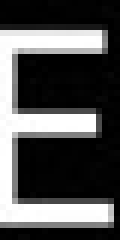
//> input picture R-字符/E.jpg, 20 x 40 px, given in place of car.jpg, which was not available (shown 6 times larger)
$ ./main   (built with g++ and OpenCV 4)
//> lines starting //> are read from the running program, lines starting //| are printed output that depends on the picture; after the words box and inside, x2 and y2 are one past the last pixel; in counts of white or black regions, pixels touching at a corner belong together; pictures that were not available may be replaced by others from this repository, and a replacement may not be noted
#include <opencv2/core/core.hpp>
#include <opencv2/highgui/highgui.hpp>
#include <opencv2/imgproc/imgproc.hpp>
#include <iostream>
#include <stdio.h>
#include <sys/time.h>
using namespace cv;
using namespace std;

#include <stdlib.h>
#include <errno.h>
#include <string.h>
#include <sys/types.h>
#include <netinet/in.h>
#include <sys/socket.h>
#include <sys/wait.h>
#include <arpa/inet.h>
#include <unistd.h>
#define SERVPORT 3333
#define MAXDATASIZE 100
#define SERVER_IP "127.0.0.1"

typedef struct MyMessage{
    int ID;
    char info[256];
}MyMessage,*pMyMessage;


////////////////////////////////////////////////////////////////////////////////////////////////////////////////////////////////////////////////
//\B3\B5\C5\C6\C2\D6\C0\AA\CD\E2\BDӾ\D8\D5\F3ɸѡ\BA\AF\CA\FD
bool imgVerifySizes(Rect mr,int d,int u)
  {
      float error = 0.5;//aspect\D4\CA\D0\ED\B5\C4ƫ\B2\EE\C2\CA(errorԽСҪ\C7\F3Խ\D1ϸ\F1)
      float aspect = 4;//\BE\D8\D0εĳ\A4\BF\ED\B1\C8
      float high=d-u;
	//\B8Ľ\F8\CB㷨\A3\AC\C3\E6\BB\FD\B2\C9\D3\C3\D0\C2\D4\F6\B5ļ\EC\B2\E2\D0\D0\C1\D0֮\BC\E4\B5Ĳ\EE\BE࣬\B3\CB\D2\D4\CBı\B6\B4\F3ԼΪ\B3\B5\C5\C6
     int min= 0.5*4*high*high; //\D4\CA\D0\ED\B5\C4\D7\EEС\BE\D8\D0\CE\C3\E6\BB\FD\A3\AC\B5\A5λ\CA\C7\CF\F1\CBأ\AC44*14*5=3080
     int max= 1.5*4*high*high; //\D4\CA\D0\ED\B5\C4\D7\EE\B4\F3\BE\D8\D0\CE\C3\E6\BB\FD\A3\AC44*14*30=18408
     float rmin= aspect-aspect*error;//\D4\CA\D0\ED\B5\C4\D7\EEС\B3\A4\BF\ED\B1ȣ\AC4*0.8=3.2
     float rmax= aspect+aspect*error;//\D4\CA\D0\ED\B5\C4\D7\EE\B4󳤿\ED\B1ȣ\AC4*1.2=4.8

     int area= mr.height * mr.width;//\C2\D6\C0\AA\BE\D8\D0ε\C4ʵ\BC\CA\C3\E6\BB\FD
     float r = (float)mr.width / (float)mr.height;//\C2\D6\C0\AA\BE\D8\D0ε\C4ʵ\BCʳ\A4\BF\ED\B1\C8

     if(r < 1)//\C8\E7\B9\FB\B3\A4\BF\ED\B1\C8С\D3\DA1\A3\AC\BD\AB\B3\A4\D3\EB\BF\ED\BB\A5\B5\F7һ\CF\C2
     {
         r= (float)mr.height / (float)mr.width;
     }

     if(( area < min || area > max ) || ( r < rmin || r > rmax ))//\C3\E6\BB\FD\BAͳ\A4\BF\ED\B1ȱ\D8\D0\EBͬʱ\C2\FA\D7\E3Ҫ\C7\F3
     {
         return false;
     }
     else
     {
         return true;
     }
}


////////////////////////////////////////////////////////////////////////////////////////////////////////////////////////////////////////////////
//\D7ַ\FB\C2\D6\C0\AA\CD\E2\BDӾ\D8\D5\F3ɸѡ\BA\AF\CA\FD
bool roiVerifySizes(Rect mr, Mat roi)
  {
      float error = 0.6;//aspect\D4\CA\D0\ED\B5\C4ƫ\B2\EE\C2\CA(errorԽСҪ\C7\F3Խ\D1ϸ\F1)
      float aspect = 1.8;//\BE\D8\D0εĳ\A4\BF\ED\B1\C8
     //int min= 100; //\D4\CA\D0\ED\B5\C4\D7\EEС\BE\D8\D0\CE\C3\E6\BB\FD\A3\AC\B5\A5λ\CA\C7\CF\F1\CBأ\AC35*20*0.8=560
     //int max= 1000; //\D4\CA\D0\ED\B5\C4\D7\EE\B4\F3\BE\D9\D0\D0\C3\E6\BB\FD\A3\AC35*20*1.2=840
     float rmin= aspect-aspect*error;//\D4\CA\D0\ED\B5\C4\D7\EEС\B3\A4\BF\ED\B1ȣ\AC4*0.7=2.8
     float rmax= aspect+aspect*error;//\D4\CA\D0\ED\B5\C4\D7\EE\B4󳤿\ED\B1ȣ\AC4*1.3=5.2

     int area= mr.height * mr.width;//\C2\D6\C0\AA\BE\D8\D0ε\C4ʵ\BC\CA\C3\E6\BB\FD
     float r = (float)mr.width / (float)mr.height;//\C2\D6\C0\AA\BE\D8\D0ε\C4ʵ\BCʳ\A4\BF\ED\B1\C8

     if(r < 1)//\C8\E7\B9\FB\B3\A4\BF\ED\B1\C8С\D3\DA1\A3\AC\BD\AB\B3\A4\D3\EB\BF\ED\BB\A5\B5\F7һ\CF\C2
     {
         r= (float)mr.height / (float)mr.width;
     }

     if( mr.height < (0.8*roi.rows ) || mr. width < 4 )//\C9\E1\C6\FAԭ\B7\BD\B7\A8\A3\AC\D2\F2Ϊԭ\B7\BD\B7\A8\B5ľ\D6\CF\DE\D0Էǳ\A3\B4󣬲\BB\C4\DCʶ\B1\F01\A3\A8\B3\A4\BF\ED\B1Ⱥ\CD\C3\E6\BB\FD\B6\BC\B2\BB\B4\EF\B1꣩\A3\AC\B6\F8\C7\D2\C8\DD\D2ױ\BB\B8\C9\C8ţ\AC\BC\F2\BB\AF\D4\CB\CB\E3\B9\FD\B3̣\AC\B4\F3\D3\DAroi\B5\C40.8\B1\B6\BC\B4\BF\C9
//\C3\E6\BB\FD\BAͳ\A4\BF\ED\B1ȱ\D8\D0\EBͬʱ\C2\FA\D7\E3Ҫ\C7\F3
     {
         return false;
     }
     else
     {
         return true;
     }
}

int main(int argc, char* argv[]){


////////////////////////////////////////////////////////////////////////////////////////////////////////////////////////////////////////////////
//\B3\B5\C5ƶ\A8λ\B2\BF\B7\D6
//\BC\C6ʱ\B3\F5ʼ\BB\AF
   char hello[6];
  // [13 lines of commented-out code are left out]
	Mat img=imread("car.jpg");
//> img is the input picture: 40 rows x 20 cols, CV_8UC3; min 0, max 255, mean 80.6
	Mat img_gray;
	Mat img_resize=Mat::zeros(640,480,CV_8UC3);//\CFȶԴ\F3С\BD\F8\D0\D0\CF\DE\D6\C6,\CC\E1\B8\DF\D4\CB\D0\D0\CBٶ\C8
	resize(img, img_resize, img_resize.size());
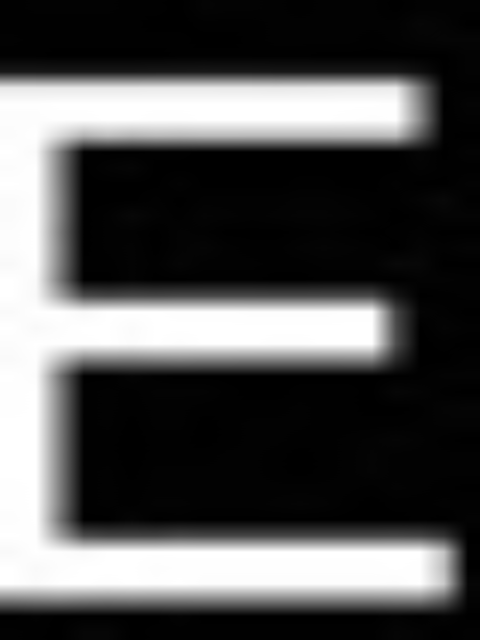
//> img_resize: 640 rows x 480 cols, CV_8UC3; min 0, max 255, mean 80.5
	imshow("img_resize", img_resize);
	cvtColor(img_resize, img_gray, CV_BGR2GRAY);
	Mat img_blur;
	blur(img_gray, img_blur, Size(5,5));
	Mat img_sobel;
	Sobel(img_blur, img_sobel, CV_8U, 1, 0, 3, 1, 0, BORDER_DEFAULT);
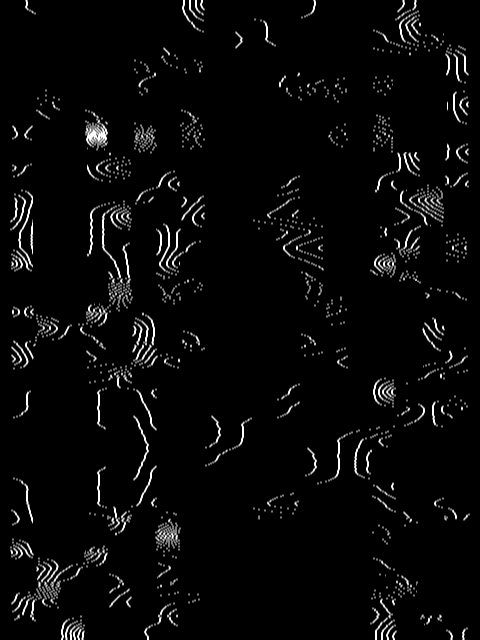
//> img_sobel: 640 rows x 480 cols, CV_8UC1; min 0, max 4, mean 0.135; drawn with min black and max white
	imshow("img_sobel",img_sobel);
	Mat img_threshold;
	threshold(img_sobel, img_threshold, 0, 255, CV_THRESH_OTSU+CV_THRESH_BINARY);
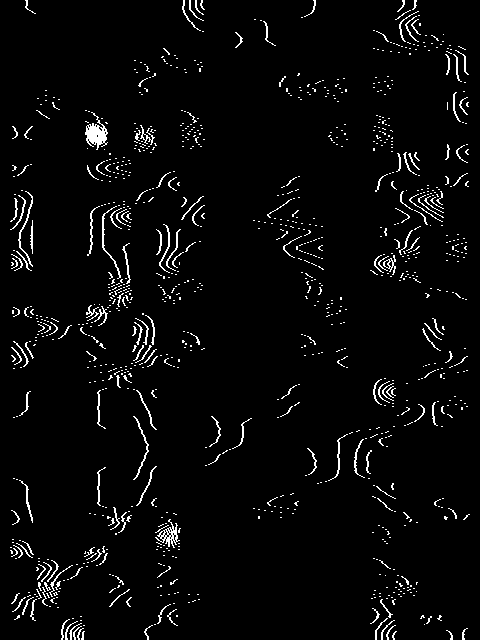
//> img_threshold: 640 rows x 480 cols, CV_8UC1; 3.5% white in thin lines or dots
	imshow("img_threshold",img_threshold);//\B6\D4\C6\E4\BD\F8\D0б\DF\D1ؼ\EC\B2⣬\B2\A2\C7Ҷ\FEֵ\BB\AF
	//\D7\D4\D4\F6\B8Ľ\F8\B2\BF\B7֣\ACĿ\B5\C4\D4\DA\D3ھ\DB\C0\E0\CB\E3\B3\F6\C1\AC\D0\F8\B5ı\DF\D1\D8\CC\F8\B1\E4\B4\CE\CA\FD\B7ḻ\B5\C4\C7\F8\D3\F2
	int height,width;
	height=img_threshold.rows;
//> height = 640
	width=img_threshold.cols;
//> width = 480
	int m,x,y;
	m=0;
	int a[height];
	int b[height];
	int tag;
	for(x=height;x>=1;x--)//\8F\C4\CF\C2\CD\F9\C9\CF
	{
 	tag=0;
 	for(y=1;y<width;y++)
   	  {
    	   if(img_threshold.at<uchar>(x,y)!=img_threshold.at<uchar>(x,y+1))// \B1\DF\D1ؼ\EC\B2\E2
     	   {
    		 tag=tag+1;
    	   }
   	  }
	if(tag>24)
	  {
	   a[m]=x;
	   m=m+1;
	  }
	}
//> this loop made 640 passes
//> tag on passes 1 to 3: 0, 26, 26
//> after the loop, tag = 16; m = 85
	int n=1;
	for(m=1;m<height-1;m++)
	 {
    	  if(a[m]-a[m+1]!=1 && a[m+1]-a[m+2]==1)//\CC\F8\B1\E4\B4\F3\D3\DA24\B5\C4\C9ϱ\DF\D1\D8
       		{
		b[n]=a[m+1];//\C6\E6\CA\FD\BC\C7¼\D7\F8\B1\EA
       		 b[n+1]=1;//ż\CA\FD\BC\C6\CA\FD
      		}
	  if(m!=1 && a[m]-a[m+1]==1 && a[m+1]-a[m+2]==1)//һֱ\CC\F8\B1䶼\B4\F3\D3\DA24\C7ҷǵ\DAһ\D7\E9
      		 {
		b[n+1]=b[n+1]+1;//\BC\C6\CA\FD
       		}
    	 if(m==1 && a[m]-a[m+1]==1 && a[m+1]-a[m+2]==1)//һֱ\B4\F3\D3\DA24\C7\D2Ϊ\B5\DAһ\D0\D0
       		{
		b[n]=a[m];
        	b[n+1]=2;
       		}
   	 if(a[m]-a[m+1]==1 && a[m+1]-a[m+2]!=1)//\CC\F8\B1\E4\B4\F3\D3\DA24\B5\C4\CF\C2\D1\D8
      		 {
		b[n+1]=b[1,n+1]+1;
        	n=n+2;//\C7л\BB\B5\BD\CF\C2һ\D7\E9
       		}
	}
//> after the loop, n = 17
	int i;
	int flag,temp,d,u;
	flag=0;
	temp=0;
	for(n=2;n<=height;n+=2)
  	{
  	  if(b[1,n]>20 && flag==0)//Ѱ\D5Ҵ\F3\D3\DA20\B4\CE\CC\F8\B1\E4\B5ą^\D3\F2\A3\AC\C8\E7\B9\FB\D3У\AC\84t\D5J\9E\E9\CA\C7܇\C5\C6
      		 {
		temp=n;flag=1;
      		 }
 	  }
//> after the loop, temp = 10; flag = 1
	if(temp==0)
    	{
	u=b[1];
    	d=u-b[2];
     	u=u+10;
    	d=d-10;
    	}
	else
   	 {
   	 // [4 lines of commented-out code are left out]
     	u=b[temp-1]+15;
//> u = 283
	d=u-b[temp]-20;//\B7ſ\ED\C3\C5\CF\DE
//> d = 232
   	 }
	cv::Mat roi_row;
	roi_row = img_threshold(cv::Range(d,u),cv::Range(1,width-1));
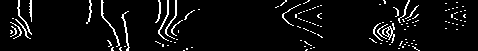
//> roi_row: 51 rows x 478 cols, CV_8UC1; 5.5% white in thin lines or dots
	cv::Mat roi_row_disp;
	roi_row_disp=img_resize(cv::Range(d,u),cv::Range(1,width-1));
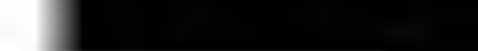
//> roi_row_disp: 51 rows x 478 cols, CV_8UC3; min 0, max 255, mean 33
	cv::imshow("roi_row",roi_row);
	//\D7\D4\D4\F6\CD\EA\B1\CF
	Mat img_close;
	Mat element = getStructuringElement(MORPH_RECT, Size(17, 3) );
	morphologyEx(roi_row, img_close, CV_MOP_CLOSE, element);
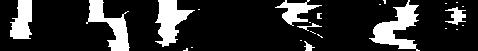
//> img_close: 51 rows x 478 cols, CV_8UC1; 18.1% white; 24 white regions (15 under 20 px)
	imshow("img_close",img_close);//\B6\D4ͼ\CF\F1\BD\F8\D0бղ\D9\D7\F7
	Mat img_close2 = img_close.clone();
	vector< vector< Point> > img_contours; //\B4\E6\B7\C5\C2\D6\C0\AA\B5\C4\CF\F2\C1\BF
	findContours(img_close2,
           img_contours,
           CV_RETR_EXTERNAL,
           CV_CHAIN_APPROX_NONE);
//> img_contours = 24 contours, 16 with area under 20; largest, box (x1, y1, x2, y2) and area: (369, 0, 420, 51) 970, (155, 0, 195, 47) 843, (86, 0, 130, 51) 794, (10, 0, 32, 39) 574, (275, 0, 322, 26) 401, (445, 7, 466, 25) 136, (304, 41, 315, 51) 34, (297, 23, 322, 31) 25
	Mat img_showcontours;
	roi_row_disp.copyTo(img_showcontours);
	drawContours(img_showcontours,img_contours,-1,Scalar(0,255,0),2);
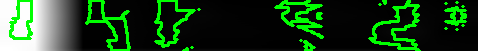
//> img_showcontours: 51 rows x 478 cols, CV_8UC3; 13.89% of pixels changed, all inside (x1, y1, x2, y2) = (9, 0, 467, 51)
	//\D4\DAimg_showcontours\D6л\AD\B3\F6\CB\F9\D3е\C4\C2\D6\C0\AA\A3\ACScalar(0,255,0)\B4\FA\B1\ED\C2\CCɫ
	imshow("img_showcontours",img_showcontours);//\D3\C3\D3\DA\CF\D4ʾ\CB\F9\D3\D0\C2\D6\C0\AA

	Mat img_result; //\D3\C3\D3\DA\CF\D4ʾɸѡ\BA\F3\B5\C4\C2\D6\C0\AA\BE\D8\D0\CE
	roi_row_disp.copyTo(img_result);
	vector<vector<Point> >::iterator img_itc= img_contours.begin();  //\B6\A8\D2\E5һ\B8\F6\B5\FC\B4\FA\C6\F7
	vector<Rect> img_rects;
    while (img_itc!=img_contours.end())
	{
         Rect img_mr= boundingRect(Mat(*img_itc));//\BB\AD\D7\EE\B4\F3\CD\E2\BD\D3\D5\FD\B7\BD\D0\CE
         if( !imgVerifySizes(img_mr,d,u))//\B2\E2\CA\D4\CAǷ\F1\C2\FA\D7㳤\BF\ED\B1\C8\C0\FD
	  {
           img_itc= img_contours.erase(img_itc);
          }
	else
	  {
           ++img_itc;
           img_rects.push_back(img_mr);
	   rectangle(img_result, img_mr, Scalar(0,255,0));//\D4\DAͼƬ\C9ϻ\AD\B3\F6ѡ\D6е\C4\C1\AAͨ\D3\F2
          }
	}
//> this loop made 24 passes
//> (img_mr, area in imgVerifySizes) on passes 3, 5, 10, 12, 14, 19, 21, 22, 23, 24: (Rect(304, 41, 11, 10), 110), (Rect(317, 34, 6, 4), 24), (Rect(297, 23, 25, 8), 200), (Rect(317, 13, 5, 6), 30), (Rect(445, 7, 21, 18), 378), (Rect(369, 0, 51, 51), 2601), (Rect(275, 0, 47, 26), 1222), (Rect(155, 0, 40, 47), 1880), (Rect(86, 0, 44, 51), 2244), (Rect(10, 0, 22, 39), 858)
	imshow("img_result",img_result);
//> (the run ends here: the program crashes, at `Mat roi=roi_row_disp(Rect(img_rects[0].x,img_rects[0].y,img_rects[0].w..`)
